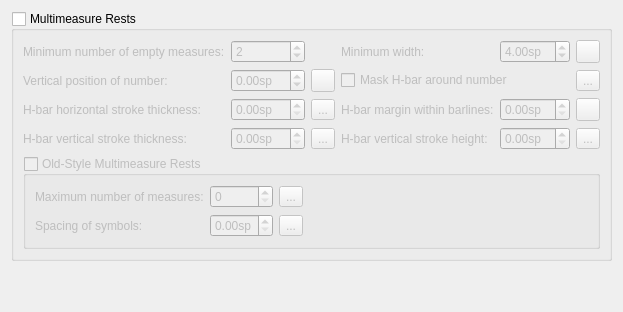
      <widget class="QWidget" name="PageRests">
       <layout class="QVBoxLayout" name="verticalLayout_8">
        <item>
         <widget class="QGroupBox" name="multiMeasureRests">
          <property name="title">
           <string>Multimeasure Rests</string>
          </property>
          <property name="checkable">
           <bool>true</bool>
          </property>
          <property name="checked">
           <bool>false</bool>
          </property>
          <layout class="QGridLayout" name="gridLayout_46">
           <item row="0" column="0">
            <widget class="QLabel" name="label_15">
             <property name="text">
              <string>Minimum number of empty measures:</string>
             </property>
             <property name="buddy">
              <cstring>minEmptyMeasures</cstring>
             </property>
            </widget>
           </item>
           <item row="0" column="1">
            <widget class="QSpinBox" name="minEmptyMeasures">
             <property name="minimum">
              <number>1</number>
             </property>
             <property name="value">
              <number>2</number>
             </property>
            </widget>
           </item>
           <item row="0" column="3">
            <widget class="QLabel" name="label_16">
             <property name="text">
              <string>Minimum width:</string>
             </property>
             <property name="buddy">
              <cstring>minMeasureWidth</cstring>
             </property>
            </widget>
           </item>
           <item row="0" column="4">
            <widget class="QDoubleSpinBox" name="minMeasureWidth">
             <property name="suffix">
              <string>sp</string>
             </property>
             <property name="minimum">
              <double>2.000000000000000</double>
             </property>
             <property name="value">
              <double>4.000000000000000</double>
             </property>
            </widget>
           </item>
           <item row="0" column="5">
            <widget class="QToolButton" name="resetMinMMRestWidth">
             <property name="toolTip">
              <string>Reset to default</string>
             </property>
             <property name="accessibleName">
              <string>Reset 'Minimum width of measure' value</string>
             </property>
             <property name="text">
              <string notr="true"/>
             </property>
             <property name="icon">
              <iconset resource="musescore.qrc">
               <normaloff>:/data/icons/edit-reset.svg</normaloff>:/data/icons/edit-reset.svg</iconset>
             </property>
            </widget>
           </item>
           <item row="1" column="0">
            <widget class="QLabel" name="label_92">
             <property name="text">
              <string>Vertical position of number:</string>
             </property>
            </widget>
           </item>
           <item row="1" column="1">
            <widget class="QDoubleSpinBox" name="mmRestNumberPos">
             <property name="suffix">
              <string>sp</string>
             </property>
             <property name="minimum">
              <double>-99.989999999999995</double>
             </property>
             <property name="singleStep">
              <double>0.500000000000000</double>
             </property>
            </widget>
           </item>
           <item row="1" column="2">
            <widget class="QToolButton" name="resetMMRestNumberPos">
             <property name="toolTip">
              <string>Reset to default</string>
             </property>
             <property name="accessibleName">
              <string>Reset 'Vertical position of number' value</string>
             </property>
             <property name="text">
              <string notr="true"/>
             </property>
             <property name="icon">
              <iconset resource="musescore.qrc">
               <normaloff>:/data/icons/edit-reset.svg</normaloff>:/data/icons/edit-reset.svg</iconset>
             </property>
            </widget>
           </item>
           <item row="1" column="3" colspan="2">
            <widget class="QCheckBox" name="mmRestNumberMaskHBar">
             <property name="text">
              <string>Mask H-bar around number</string>
             </property>
            </widget>
           </item>
           <item row="1" column="5">
            <widget class="QToolButton" name="resetMMRestNumberMaskHBar">
             <property name="text">
              <string>...</string>
             </property>
             <property name="icon">
              <iconset>
               <normaloff>../../.designer/backup/data/icons/edit-reset.svg</normaloff>../../.designer/backup/data/icons/edit-reset.svg</iconset>
             </property>
            </widget>
           </item>
           <item row="2" column="0">
            <widget class="QLabel" name="label_119">
             <property name="text">
              <string>H-bar horizontal stroke thickness:</string>
             </property>
            </widget>
           </item>
           <item row="2" column="1">
            <widget class="QDoubleSpinBox" name="mmRestHBarThickness">
             <property name="suffix">
              <string>sp</string>
             </property>
             <property name="maximum">
              <double>4.000000000000000</double>
             </property>
             <property name="singleStep">
              <double>0.100000000000000</double>
             </property>
            </widget>
           </item>
           <item row="2" column="2">
            <widget class="QToolButton" name="resetMMRestHBarThickness">
             <property name="text">
              <string notr="true">...</string>
             </property>
             <property name="icon">
              <iconset>
               <normaloff>../../.designer/backup/data/icons/edit-reset.svg</normaloff>../../.designer/backup/data/icons/edit-reset.svg</iconset>
             </property>
            </widget>
           </item>
           <item row="2" column="3">
            <widget class="QLabel" name="label_103">
             <property name="text">
              <string>H-bar margin within barlines:</string>
             </property>
            </widget>
           </item>
           <item row="2" column="4">
            <widget class="QDoubleSpinBox" name="multiMeasureRestMargin">
             <property name="sizePolicy">
              <sizepolicy hsizetype="Preferred" vsizetype="Fixed">
               <horstretch>0</horstretch>
               <verstretch>0</verstretch>
              </sizepolicy>
             </property>
             <property name="suffix">
              <string>sp</string>
             </property>
             <property name="singleStep">
              <double>0.100000000000000</double>
             </property>
            </widget>
           </item>
           <item row="2" column="5">
            <widget class="QToolButton" name="resetMultiMeasureRestMargin">
             <property name="toolTip">
              <string>Reset to default</string>
             </property>
             <property name="accessibleName">
              <string>Reset 'Multimeasure rest margin' value</string>
             </property>
             <property name="text">
              <string notr="true"/>
             </property>
             <property name="icon">
              <iconset>
               <normaloff>../../.designer/backup/data/icons/edit-reset.svg</normaloff>../../.designer/backup/data/icons/edit-reset.svg</iconset>
             </property>
            </widget>
           </item>
           <item row="3" column="0">
            <widget class="QLabel" name="label_123">
             <property name="text">
              <string>H-bar vertical stroke thickness:</string>
             </property>
            </widget>
           </item>
           <item row="3" column="1">
            <widget class="QDoubleSpinBox" name="mmRestHBarVStrokeThickness">
             <property name="suffix">
              <string>sp</string>
             </property>
             <property name="maximum">
              <double>4.000000000000000</double>
             </property>
             <property name="singleStep">
              <double>0.050000000000000</double>
             </property>
            </widget>
           </item>
           <item row="3" column="2">
            <widget class="QToolButton" name="resetMMRestHBarVStrokeThickness">
             <property name="text">
              <string>...</string>
             </property>
             <property name="icon">
              <iconset>
               <normaloff>../../.designer/backup/data/icons/edit-reset.svg</normaloff>../../.designer/backup/data/icons/edit-reset.svg</iconset>
             </property>
            </widget>
           </item>
           <item row="3" column="3">
            <widget class="QLabel" name="label_145">
             <property name="text">
              <string>H-bar vertical stroke height:</string>
             </property>
            </widget>
           </item>
           <item row="3" column="4">
            <widget class="QDoubleSpinBox" name="mmRestHBarVStrokeHeight">
             <property name="suffix">
              <string>sp</string>
             </property>
             <property name="maximum">
              <double>10.000000000000000</double>
             </property>
             <property name="singleStep">
              <double>0.500000000000000</double>
             </property>
            </widget>
           </item>
           <item row="3" column="5">
            <widget class="QToolButton" name="resetMMRestHBarVStrokeHeight">
             <property name="text">
              <string>...</string>
             </property>
             <property name="icon">
              <iconset>
               <normaloff>../../.designer/backup/data/icons/edit-reset.svg</normaloff>../../.designer/backup/data/icons/edit-reset.svg</iconset>
             </property>
            </widget>
           </item>
           <item row="4" column="0" colspan="6">
            <widget class="QGroupBox" name="oldStyleMultiMeasureRests">
             <property name="title">
              <string>Old-Style Multimeasure Rests</string>
             </property>
             <property name="checkable">
              <bool>true</bool>
             </property>
             <property name="checked">
              <bool>false</bool>
             </property>
             <layout class="QGridLayout" name="gridLayout_30">
              <item row="0" column="3">
               <spacer name="horizontalSpacer_15">
                <property name="orientation">
                 <enum>Qt::Horizontal</enum>
                </property>
                <property name="sizeHint" stdset="0">
                 <size>
                  <width>40</width>
                  <height>20</height>
                 </size>
                </property>
               </spacer>
              </item>
              <item row="0" column="0">
               <widget class="QLabel" name="label_146">
                <property name="text">
                 <string>Maximum number of measures:</string>
                </property>
               </widget>
              </item>
              <item row="0" column="2">
               <widget class="QToolButton" name="resetMMRestOldStyleMaxMeasures">
                <property name="text">
                 <string>...</string>
                </property>
                <property name="icon">
                 <iconset>
                  <normaloff>../../.designer/backup/data/icons/edit-reset.svg</normaloff>../../.designer/backup/data/icons/edit-reset.svg</iconset>
                </property>
               </widget>
              </item>
              <item row="0" column="1">
               <widget class="QSpinBox" name="mmRestOldStyleMaxMeasures"/>
              </item>
              <item row="1" column="1">
               <widget class="QDoubleSpinBox" name="mmRestOldStyleSpacing">
                <property name="suffix">
                 <string>sp</string>
                </property>
                <property name="maximum">
                 <double>4.000000000000000</double>
                </property>
                <property name="singleStep">
                 <double>0.010000000000000</double>
                </property>
               </widget>
              </item>
              <item row="1" column="0">
               <widget class="QLabel" name="label_147">
                <property name="text">
                 <string>Spacing of symbols:</string>
                </property>
               </widget>
              </item>
              <item row="1" column="2">
               <widget class="QToolButton" name="resetMMRestOldStyleSpacing">
                <property name="text">
                 <string>...</string>
                </property>
                <property name="icon">
                 <iconset>
                  <normaloff>../../.designer/backup/data/icons/edit-reset.svg</normaloff>../../.designer/backup/data/icons/edit-reset.svg</iconset>
                </property>
               </widget>
              </item>
             </layout>
            </widget>
           </item>
          </layout>
         </widget>
        </item>
        <item>
         <spacer name="verticalSpacer_34">
          <property name="orientation">
           <enum>Qt::Vertical</enum>
          </property>
          <property name="sizeHint" stdset="0">
           <size>
            <width>20</width>
            <height>40</height>
           </size>
          </property>
         </spacer>
        </item>
       </layout>
      </widget>
